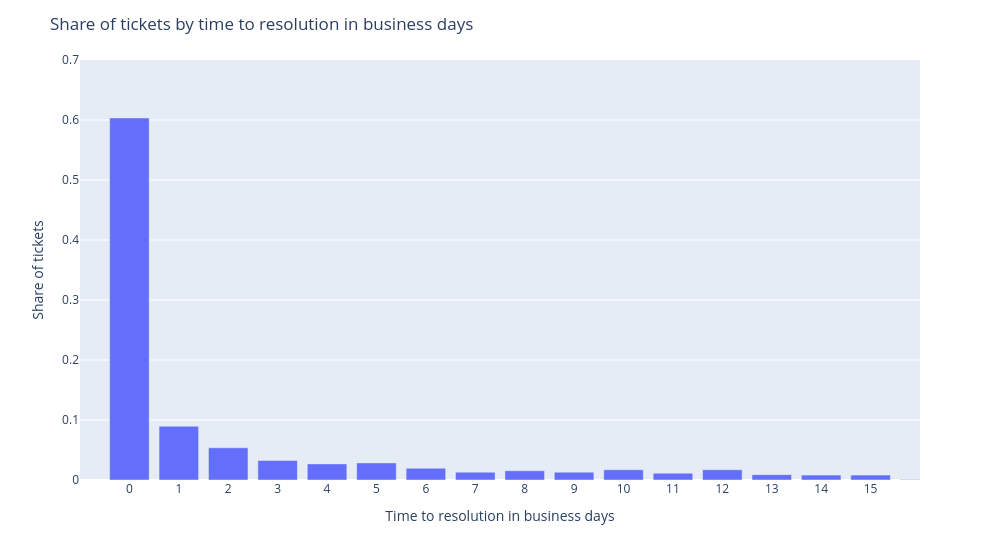

Source (notebook cell):
### Code cell
# plot time to resolution bin counts using plotly
# sort by midpoint of intervals/bins
result = (
    df[df["currentstatus_name"] == "Fertig"][["bdays"]].value_counts().reset_index()
)
result["count"] = result["count"] / result["count"].sum()
fig = px.bar(result, x="bdays", y="count")
# add x axis label)
fig.update_layout(
    title="Share of tickets by time to resolution in business days",
)
fig.update_xaxes(title_text="Time to resolution in business days")
# add y axis label
fig.update_yaxes(title_text="Share of tickets")
# set x axis range
fig.update_xaxes(range=[-1, 16])
fig.update_yaxes(range=[0, 0.7])
# set x tick values
fig.update_xaxes(tickvals=list(range(16)))
# set width of plot
fig.update_layout(width=1000)
fig.show()

### Figure 1 — Plotly figure (JSON) as saved in the notebook; plotly's stock layout.template omitted (floating-point values rounded to 4 significant figures)
{"data": [{"hovertemplate": "bdays=%{x}<br>count=%{y}<extra></extra>", "legendgroup": "", "marker": {"color": "#636efa", "pattern": {"shape": ""}}, "name": "", "orientation": "v", "showlegend": false, "textposition": "auto", "type": "bar", "x": [0, 1, 2, 3, 5, 4, 6, 10, 12, 8, 7, 9, 11, 13, 15, 14, 18, 20, 21, 17, 19, 22, 24, 25, 27, 16, 23, 26, 28, 31], "xaxis": "x", "y": [0.6034, 0.08958, 0.05375, 0.03257, 0.0285, 0.02687, 0.01954, 0.0171, 0.0171, 0.01547, 0.01303, 0.01303, 0.0114, 0.008958, 0.008143, 0.008143, 0.0057, 0.0057, 0.004886, 0.003257, 0.003257, 0.001629, 0.001629, 0.001629, 0.001629, 0.0008143, 0.0008143, 0.0008143, 0.0008143, 0.0008143], "yaxis": "y"}], "layout": {"barmode": "relative", "legend": {"tracegroupgap": 0}, "margin": {"t": 60}, "title": {"text": "Share of tickets by time to resolution in business days"}, "width": 1000, "xaxis": {"anchor": "y", "domain": [0, 1], "range": [-1, 16], "tickvals": [0, 1, 2, 3, 4, 5, 6, 7, 8, 9, 10, 11, 12, 13, 14, 15], "title": {"text": "Time to resolution in business days"}}, "yaxis": {"anchor": "x", "domain": [0, 1], "range": [0, 0.7], "title": {"text": "Share of tickets"}}}}
